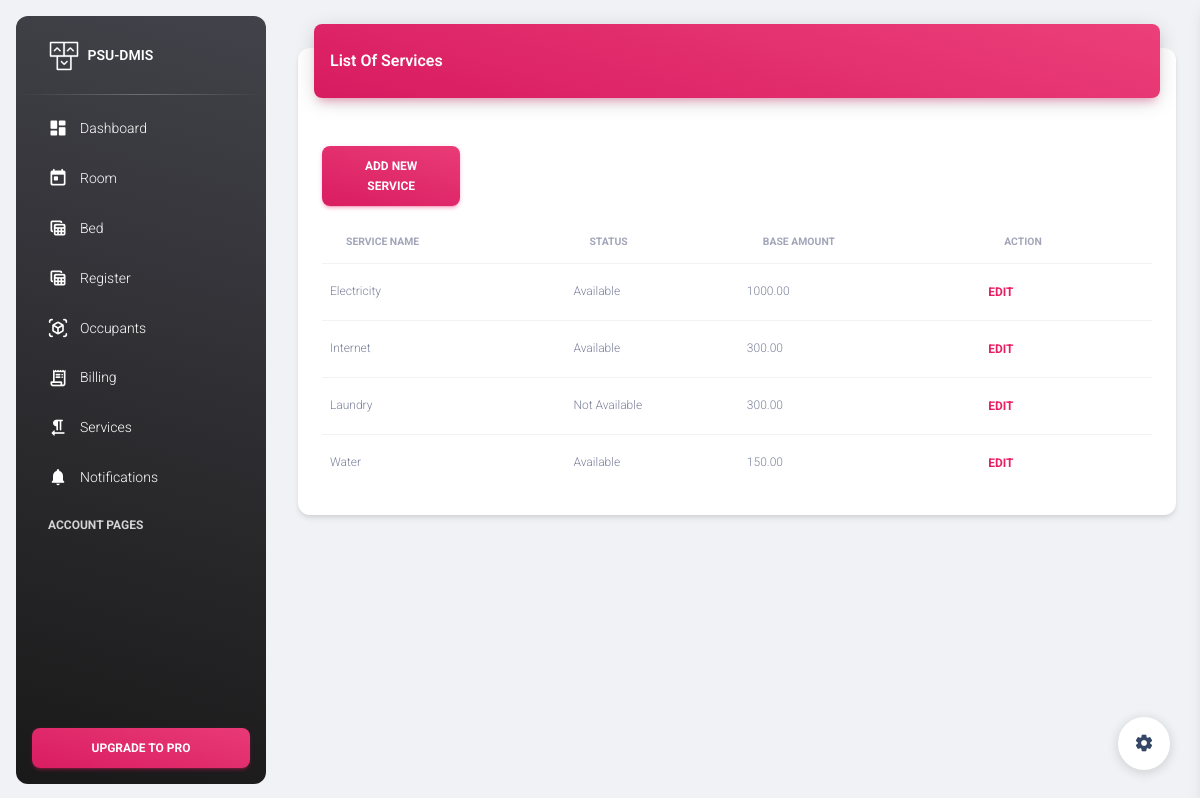
Screenshot of /service_list with the database file from the repository.
### dormitory/models.py (models this page shows, shortened)
class BaseModel(models.Model):
    created_at = models.DateTimeField(
        auto_now_add=True, db_index=True)
    updated_at = models.DateTimeField(auto_now=True)
    class Meta:
        abstract = True

class Service(BaseModel):
    STATUS_CHOICES = (('Available','Available'), ('Not Available','Not Available'))
    service_name = models.CharField(max_length=100)
    status = models.CharField(max_length=25, choices=STATUS_CHOICES)
    base_amount = models.DecimalField(default=0, max_digits=6, decimal_places=2)
    class Meta:
        verbose_name_plural = "Services"

### landingpage/views.py (the view)
# urls.py: path('service_list', ServiceList.as_view(), name='ServiceList'),
class ServiceList(ListView):
    model = Service
    context_object_name = 'service'
    template_name = 'service_list.html'
    paginated_by = 10
    def get_context_data(self, **kwargs):
        context = super().get_context_data(**kwargs)
        return context
    def get_queryset(self, *args, **kwargs):
        qs = super(ServiceList, self).get_queryset(*args, **kwargs)
        qs = qs.order_by("service_name")
        if self.request.GET.get("q") != None:
            query = self.request.GET.get('q')
            qs = qs.order_by("service_name").filter(Q(service_name__icontains=query))
        return qs

### landingpage/templates/service_list.html (shortened to what this page needs)
{% extends "base.html" %}
{% load static %}
{% block content %}
<main class="main-content position-relative max-height-vh-100 h-100 border-radius-lg ">
    <div class="container-fluid py-4">
        <div class="row">
            <div class="col-12">
                <div class="card my-4">
                    <div class="card-header p-0 position-relative mt-n4 mx-3 z-index-2">
                        <div class="bg-gradient-primary shadow-primary border-radius-lg pt-4 pb-3">
                            <h6 class="text-white text-capitalize ps-3">List of Services</h6>
                        </div>
                    </div>
                    <div class="card-body">
                        <div class="col-sm-2">
                            <div class="pull-right">
                            <a href="{% url 'ServiceAdd' %}" class="btn bg-gradient-primary mt-4 w-100">Add New Service</a>
                        </div>
                        </div>
                        <div class="table-responsive p-0">
                            <table class="table align-items-center mb-0">
                                <thead>
                                    <tr class="headings">
                                        <th class="text-uppercase text-secondary text-xxs font-weight-bolder opacity-7">
                                            Service Name</th>
                                        <th class="text-uppercase text-secondary text-xxs font-weight-bolder opacity-7">
                                            Status</th>
                                        <th class="text-uppercase text-secondary text-xxs font-weight-bolder opacity-7">
                                            Base Amount</th>
                                        <th class="text-uppercase text-secondary text-xxs font-weight-bolder opacity-7">
                                            Action</th>
                                    </tr>
                                </thead>
                                <tbody>
                                    {% for object in object_list %}
                                    <tr>
                                        <td>
                                            <p class="text-xs text-secondary mb-0">{{ object.service_name }}</p>
                                        </td>
                                        <td class="align-middle">
                                            <p class="text-xs text-secondary mb-0">{{ object.status }}</p>
                                        </td>
                                        <td class="align-middle">
                                            <p class="text-xs text-secondary mb-0">{{ object.base_amount }}</p>
                                        </td>
                                        <td>
                                            <a href="service_list/{{ object.id }}"
                                                class="btn btn-link pe-3 ps-0 mb-0 ms-auto w-25 w-md-auto"
                                                data-toggle="tooltip">Edit</a>
                                        </td>
                                    </tr>
                                    {% empty %}
                                    <tr>No objects yet.</tr>
                                    {% endfor %}
                                </tbody>
                            </table>
                        </div>
                    </div>
                </div>
            </div>
        </div>
</main>
{% endblock content%}

### rows the page displays
Service: service_name "Electricity", status "Available", base_amount "1000.00"
Service: service_name "Internet", status "Available", base_amount "300.00"
Service: service_name "Laundry", status "Not Available", base_amount "300.00"
Service: service_name "Water", status "Available", base_amount "150.00"
